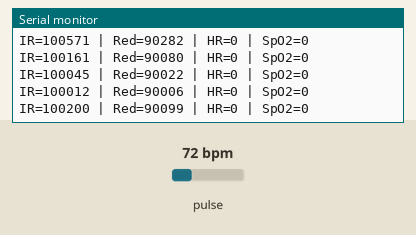
Recording of a sketch running on a simulated ESP32-C3. Shown: the last lines printed to the serial monitor. Inputs (shaded band) come from the test bench; at power-on: pulse 72 bpm.

Above: at 1.2 s.
1.3 s: pulse set to 42 bpm
At 1.51 s:
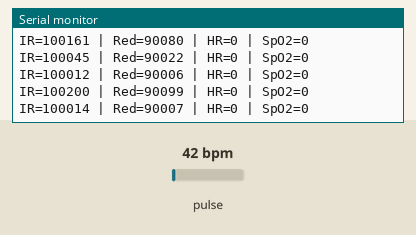
2.8 s: pulse set to 70 bpm
At 2.83 s:
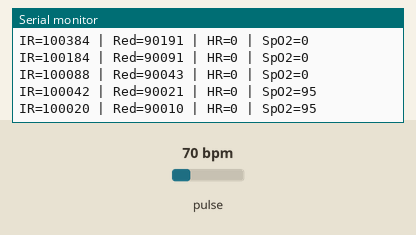
Timing chart, 0 to 5.8 s (numbered marks = the images above; inputs shaded):
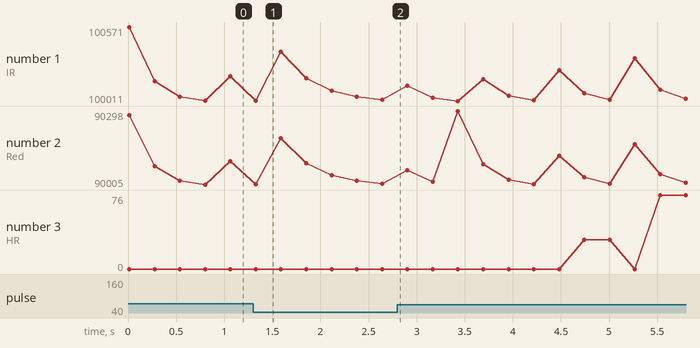

Measured:
- after the input at 1.3 s, the serial monitor: prints a new line at once (image 1)
- plotted number 1: 100200 → 100020 after the input at 1.3 s
- plotted number 2: 90099 → 90010 after the input at 1.3 s
- plotted number 3: 0 → 76 after the input at 2.8 s

The sketch:

airnova_c3_mini.ino
```cpp
#include <Wire.h>
#include "MAX30105.h"
#include <esp_now.h>
#include <WiFi.h>

MAX30105 particleSensor;

// ----------------- MESSAGE -----------------
typedef struct struct_message {
  int hr;
  int spo2;
} struct_message;

struct_message sendData;

// Broadcast MAC
uint8_t broadcastAddress[] = {0xFF,0xFF,0xFF,0xFF,0xFF,0xFF};

const int BUFFER_SIZE = 300;
const int HR_DETECTION_MIN_MS = 400;

uint32_t timestamps[BUFFER_SIZE];
uint32_t irBuffer[BUFFER_SIZE];
uint32_t redBuffer[BUFFER_SIZE];
int bufferIndex = 0;
int bufferCount = 0;

// ----------------- CALLBACK -----------------
volatile bool lastSendSuccess = false;
void OnDataSent(const wifi_tx_info_t *info, esp_now_send_status_t status) {
  lastSendSuccess = (status == ESP_NOW_SEND_SUCCESS);
}

// ----------------- HELPERS -----------------
double meanWindow(const uint32_t *buf, int len) {
  uint64_t s = 0;
  for (int i=0;i<len;i++) s += buf[i];
  return (double)s / (double)len;
}

double acAmplitude(const uint32_t *buf, int len) {
  uint32_t mn = UINT32_MAX, mx = 0;
  for (int i=0;i<len;i++) {
    if (buf[i] < mn) mn = buf[i];
    if (buf[i] > mx) mx = buf[i];
  }
  return (double)(mx - mn) / 2.0;
}

int computeHRFromPeaks() {
  if (bufferCount < 3) return 0;
  double meanIR = meanWindow(irBuffer, bufferCount);
  double mx = 0;
  for (int i=0;i<bufferCount;i++) if (irBuffer[i] > mx) mx = irBuffer[i];
  double thresh = meanIR + 0.25 * (mx - meanIR);
  int lastPeakIdx=-1, prevPeakIdx=-1;
  for (int i=1;i<bufferCount-1;i++) {
    if (irBuffer[i]>thresh && irBuffer[i]>irBuffer[i-1] && irBuffer[i]>irBuffer[i+1]) {
      prevPeakIdx = lastPeakIdx;
      lastPeakIdx = i;
    }
  }
  if (prevPeakIdx<0 || lastPeakIdx<0) return 0;
  uint32_t dt = timestamps[lastPeakIdx] - timestamps[prevPeakIdx];
  if (dt < HR_DETECTION_MIN_MS) return 0;
  return int(round(60000.0 / dt));
}

int computeSpO2() {
  if (bufferCount<10) return 0;
  double dcIR=meanWindow(irBuffer, bufferCount);
  double dcRed=meanWindow(redBuffer, bufferCount);
  double acIR=acAmplitude(irBuffer, bufferCount);
  double acRed=acAmplitude(redBuffer, bufferCount);
  if (dcIR<=0 || dcRed<=0 || acIR<=1e-6) return 0;
  double ratio = (acRed/dcRed)/(acIR/dcIR);
  double spo2 = 104.0 - 17.0 * ratio;
  if (spo2>100) spo2=100;
  if (spo2<50) spo2=50;
  return int(round(spo2));
}

bool safeSendBroadcast(struct_message *data) {
  esp_now_peer_info_t peer = {};
  memcpy(peer.peer_addr, broadcastAddress, 6);
  peer.channel = 0;
  peer.encrypt = false;
  esp_now_add_peer(&peer);
  esp_err_t res = esp_now_send(broadcastAddress,(uint8_t*)data,sizeof(*data));
  return (res == ESP_OK);
}

// ----------------- SETUP -----------------
void setup() {
  Serial.begin(115200);
  WiFi.mode(WIFI_STA);
  WiFi.disconnect();

  if (!particleSensor.begin(Wire, I2C_SPEED_FAST)) {
    Serial.println("MAX30105 not found!");
    while(1) delay(1000);
  }

  particleSensor.setup();
  particleSensor.setPulseAmplitudeRed(0x1F);
  particleSensor.setPulseAmplitudeIR(0x1F);

  if (esp_now_init() != ESP_OK) {
    Serial.println("ESP-NOW init failed");
    while(1) delay(1000);
  }
  esp_now_register_send_cb(OnDataSent);

  Serial.println("Sender ready. Broadcasting HR/SpO2");
}

// ----------------- LOOP -----------------
void loop() {
  long ir = particleSensor.getIR();
  long red = particleSensor.getRed();
  uint32_t now = millis();

  irBuffer[bufferIndex] = ir;
  redBuffer[bufferIndex] = red;
  timestamps[bufferIndex] = now;
  bufferIndex = (bufferIndex + 1) % BUFFER_SIZE;
  if (bufferCount < BUFFER_SIZE) bufferCount++;

  int hr = 0;
  int spo2 = 0;

  // Lower threshold for finger detection
  if (ir > 15000) {
    hr = computeHRFromPeaks();
    spo2 = computeSpO2();
  }

  sendData.hr = (hr>0)?constrain(hr,30,210):0;
  sendData.spo2 = (spo2>0)?constrain(spo2,50,100):0;

  safeSendBroadcast(&sendData);

  // Debug print
  Serial.print("IR="); Serial.print(ir);
  Serial.print(" | Red="); Serial.print(red);
  Serial.print(" | HR="); Serial.print(sendData.hr);
  Serial.print(" | SpO2="); Serial.println(sendData.spo2);

  delay(250); // send ~4Hz
}
```
